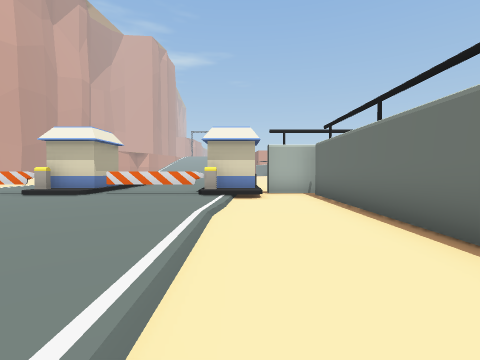
View 1 (above)

24 first-person views from a walk through a Unity game level. The camera is 1.4 m above the floor, tilts 2° down and sees 85° across. The floor is counted in squares, 2 m on a side. Each view is taken from the middle of a square. On the plan, view 1 faces up. The plan holds only what a view shows up to about 9 squares ahead; the rest is blank. The place goes on beyond the plan.

View 2
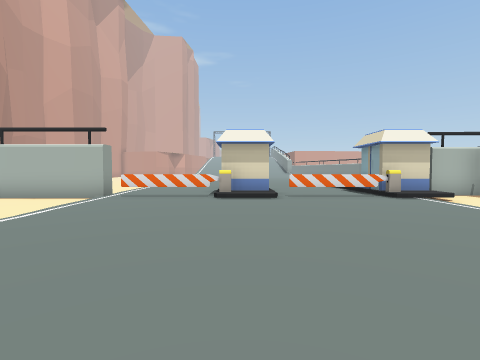

View 3
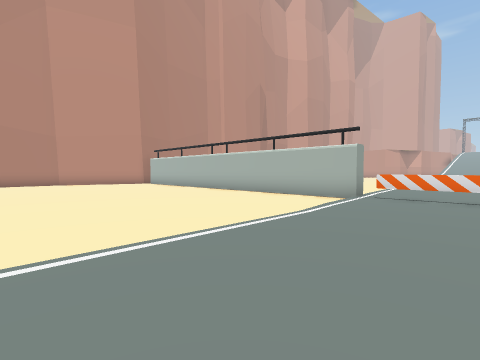

View 4
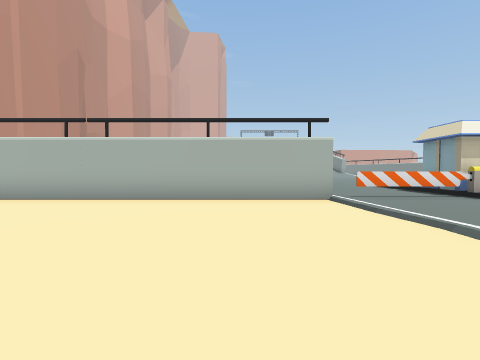

View 5
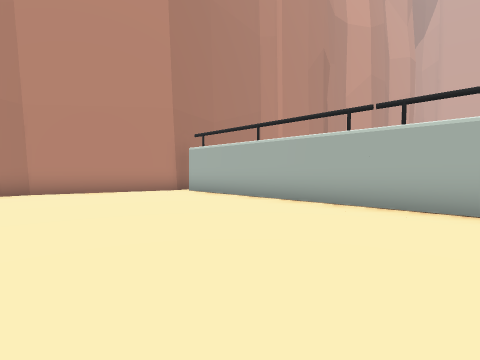

View 6
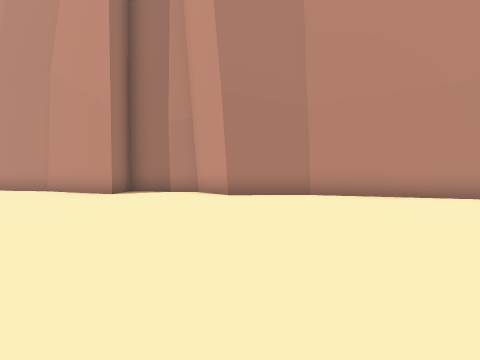

View 7
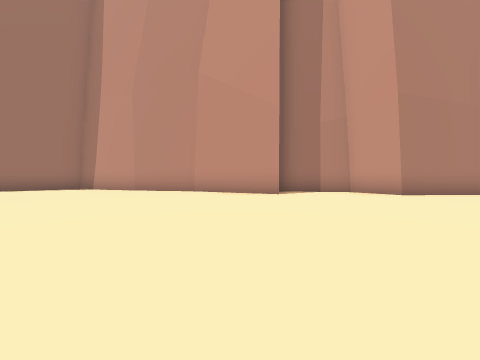

View 8
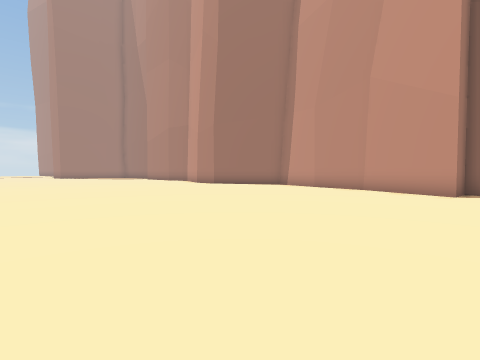

View 9
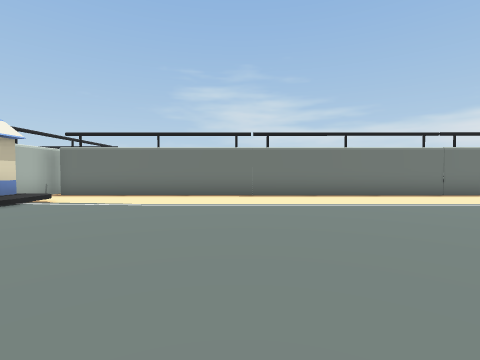

View 10
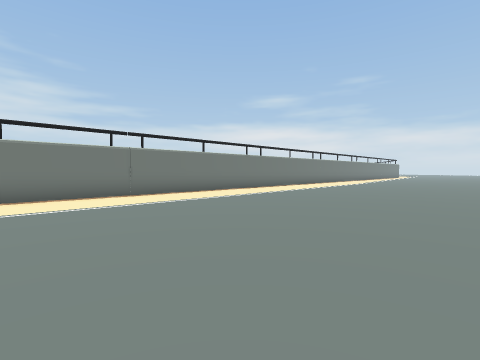

View 11
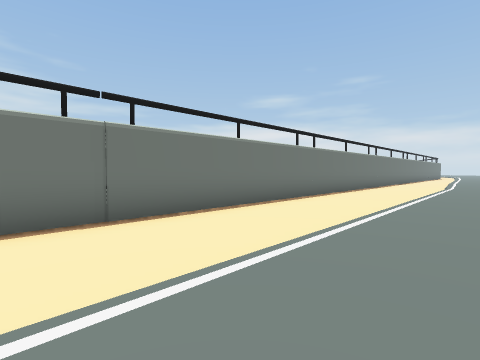

View 12
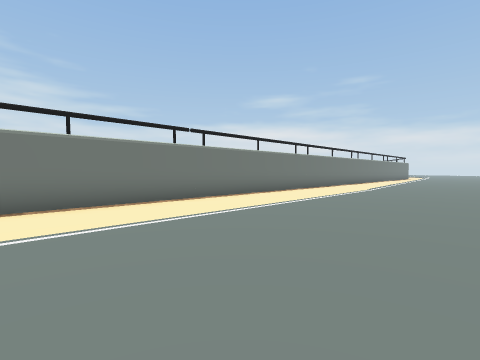

View 13
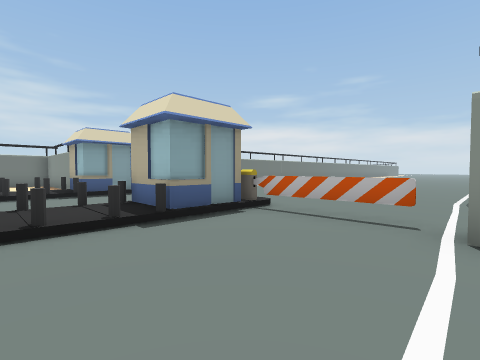

View 14
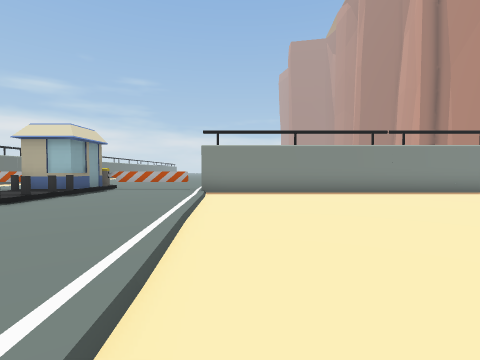

View 15
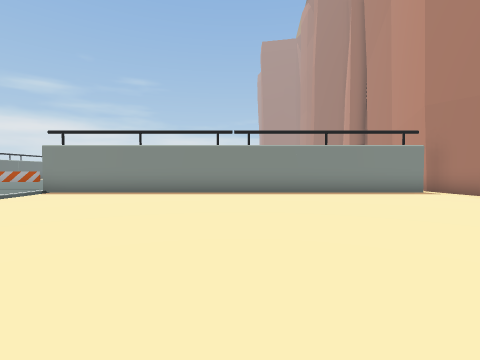

View 16
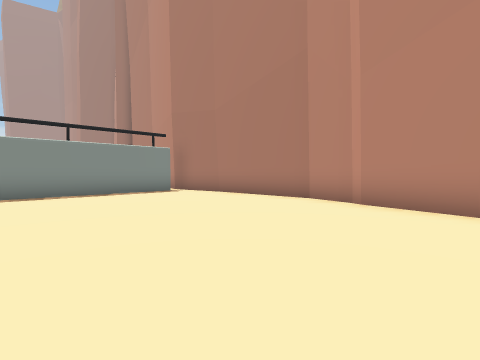

View 17
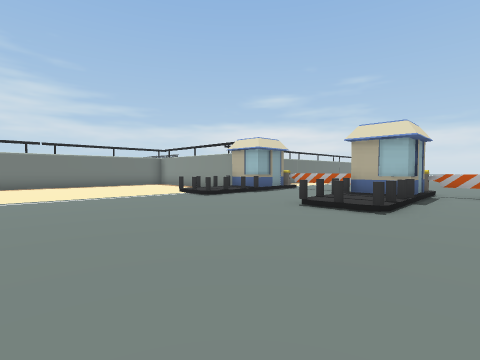

View 18
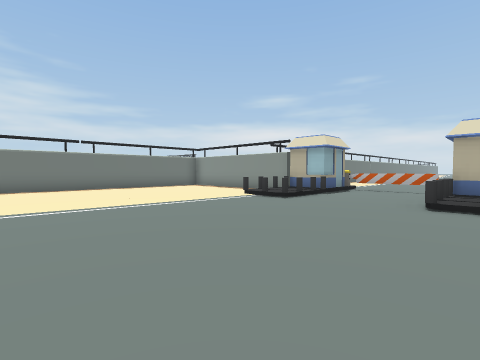

View 19
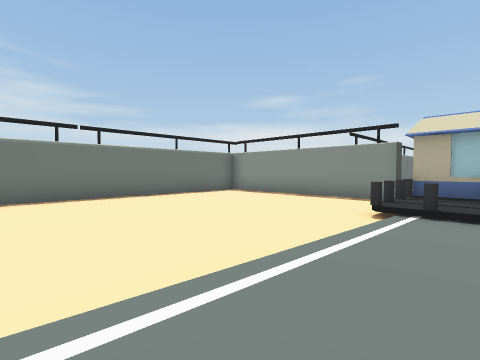

View 20
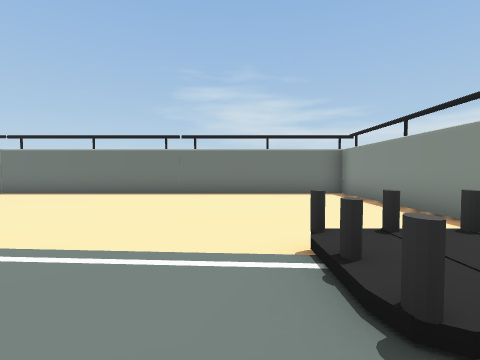

View 21
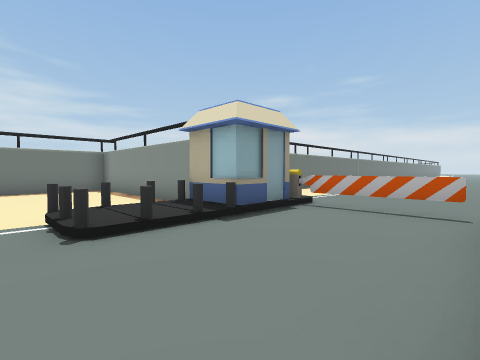

View 22
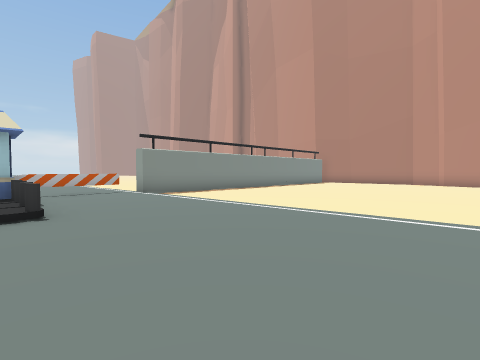

View 23
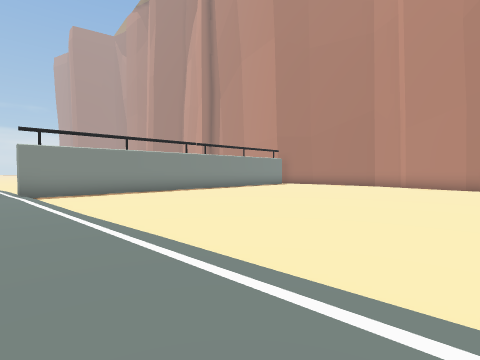

View 24
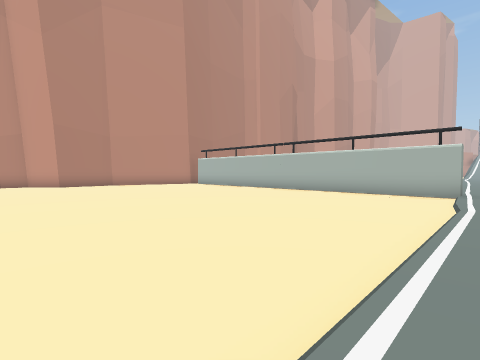

### Floor plan
Key: @ floor where view 1 was taken; # wall or solid block; x gap in a wall; . main floor; : floor 0.25 m higher than the main floor; + floor 0.5 m higher than the main floor; / step, stairs or slope; O other object.
Columns run from 24 left of view 1 to 7 right of it. Each row starts with its distance up from view 1.
 17       .........::  ::::::......#
 16   #............::::::::::......#
 15   #............::::::::::......#
 14   #............::::::::::......#
 13   #............::::::::::......#
 12   #............/::::::::/......#
 11   #............/:::+O::O+......#
 10   #............/:::+/::/+......#
  9   #............/:::OO::OO......#
  8   #.############:::O/::OOx######
  7   #............/OOO+/OOO+.#
  6   #.............::::::::..#
  5  ##.............::::::::..#
  4  #..............::::::::..#
  3  #..............::::::::..#
  2  #..............::::::::..#
  1  #..............::::::::..#
  0 ##..............::::::::@.#
 -1 #...............: ::::::..#
 -2 #...............: ::::::..#
 -3 ##.........       ::::::..#
 -4 #..........       ::::::..#
 -5 #..........       ::::::..#
 -6 #..........       ::::::..#
 -7 ...........       ::::::..#
 -8 ...........       ::::::..#
 -9 ...........       ::::::..#
-10 .... ......       ::::::..#
-11 ...   .....        :::::..#
-12 #      ...         :::::..#

Positions as (right, up) in squares from view 1, and headings:
1: (0, 0), facing up
2: (-5, 0), facing up
3: (-6, 0), facing up-left
4: (-11, 1), facing up
5: (-13, 2), facing up-left
6: (-15, 1), facing left
7: (-15, -4), facing left
8: (-14, -2), facing down-left
9: (-6, 2), facing right
10: (-6, -1), facing down-right
11: (-2, -3), facing down-right
12: (-4, -6), facing down-right
13: (-9, 11), facing down-right
14: (-10, 16), facing down
15: (-15, 16), facing down
16: (-16, 16), facing down-left
17: (-7, 16), facing down-right
18: (-5, 17), facing down-right
19: (-1, 16), facing down-right
20: (-2, 12), facing right
21: (-4, 12), facing down-right
22: (-5, 16), facing down-left
23: (-8, 17), facing down-left
24: (-8, -2), facing up-left
